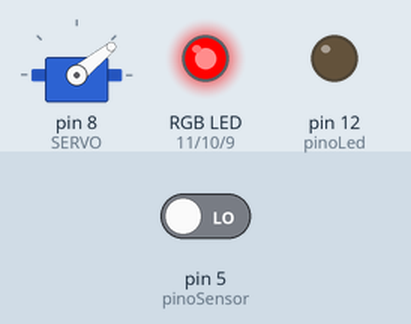
A sketch run on a simulated Arduino Uno, built with avr-gcc and run on an emulated ATmega328P. Shown: servo, an RGB LED mixed from three pins (HIGH = lit), output pins drawn as LEDs (lit = HIGH). The inputs (shaded band) are chosen by the test bench; at power-on: pin 5 (pinoSensor) LOW.

Above: at 1.2 s.
1.3 s: pin 5 (pinoSensor) driven HIGH
At 6.2 s:
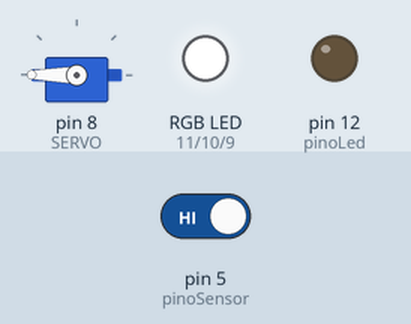
At 19.1 s:
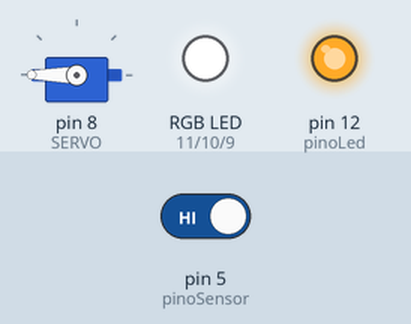
Timing chart, 0 to 36.1 s (numbered marks = the images above; inputs shaded):
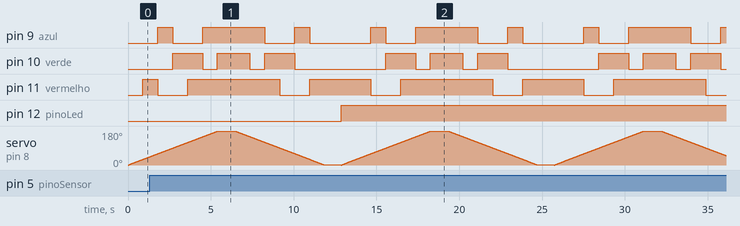

The sketch:

servo_led_rgb_sensor.ino
```cpp
#include <Servo.h>

#define SERVO 8

Servo meuServo;
int angulo = 0;

const int azul = 9;
const int verde = 10;
const int vermelho = 11;

const int pinoLed = 12; //Pino digital usado pelo sensor
const int pinoSensor = 5; //PINO DIGITAL UTILIZADO PELO SENSOR

void setup() {
  // put your setup code here, to run once:
  meuServo.attach(SERVO);
  Serial.begin(9600);
  meuServo.write(0);

  pinMode(azul, OUTPUT);
  pinMode(verde, OUTPUT);
  pinMode(vermelho, OUTPUT);

  pinMode(pinoSensor, INPUT); //DEFINE O PINO COMO ENTRADA
  pinMode(pinoLed, OUTPUT); //DEFINE O PINO COMO SAÍDA
  digitalWrite(pinoLed, LOW); //LED INICIA DESLIGADO
}

void vermelhoFuncao(){
  analogWrite(azul, 0);
  analogWrite(verde, 0);
  analogWrite(vermelho, 255);
}
void azulFuncao(){
  analogWrite(azul, 255);
  analogWrite(verde, 0);
  analogWrite(vermelho, 0);
}
void verdeFuncao(){
  analogWrite(azul, 0);
  analogWrite(verde, 255);
  analogWrite(vermelho, 0);
}
void amareloFuncao(){
  analogWrite(azul, 0);
  analogWrite(verde, 255);
  analogWrite(vermelho, 255);
}
void roxoFuncao(){
  analogWrite(azul, 255);
  analogWrite(verde, 0);
  analogWrite(vermelho, 255);
}
void brancoFuncao(){
  analogWrite(azul, 255);
  analogWrite(verde, 255);
  analogWrite(vermelho, 255);
}

void loop() {
  // put your main code here, to run repeatedly:
  if(digitalRead(pinoSensor) == HIGH){ //SE A LEITURA DO PINO FOR IGUAL A HIGH
      digitalWrite(pinoLed, HIGH); //ACENDE O LED
  }else{
    digitalWrite(pinoLed, LOW); //APAGA O LED
  }
  for(angulo = 0; angulo <= 180; angulo += 1){
    if(angulo == 30){
      vermelhoFuncao();
    }
    if(angulo == 60){
      azulFuncao();
    }
    if(angulo == 90){
      verdeFuncao();
    }
    if(angulo == 120){
      amareloFuncao();
    }
    if(angulo == 150){
      roxoFuncao();
    }
    if(angulo == 179){
      brancoFuncao();
    }
    meuServo.write(angulo);
    delay(30);
  }
  delay(1000);
  for(angulo = 180; angulo >= 1; angulo -= 1){
    if(angulo == 30){
      vermelhoFuncao();
    }
    if(angulo == 60){
      azulFuncao();
    }
    if(angulo == 90){
      verdeFuncao();
    }
    if(angulo == 120){
      amareloFuncao();
    }
    if(angulo == 150){
      roxoFuncao();
    }
    if(angulo == 179){
      brancoFuncao();
    }
    meuServo.write(angulo);
    delay(30);
  }
  delay(1000);
}
```

Measured:
- after the input at 1.3 s, pin 12 (pinoLed): LOW → HIGH after 11.6 s
- by itself, pin 9 (azul): repeats every 12.9 s: LOW 1.8 s, HIGH 3.7 s, LOW 1.8 s, HIGH 0.90 s, LOW 3.7 s, HIGH 0.90 s
- by itself, pin 10 (verde): repeats every 12.9 s: LOW 0.87 s, HIGH 2.0 s, LOW 0.90 s, HIGH 1.8 s, LOW 5.5 s, HIGH 1.8 s
- by itself, pin 11 (vermelho): repeats every 12.9 s: HIGH 5.5 s, LOW 1.8 s, HIGH 3.7 s, LOW 1.8 s
